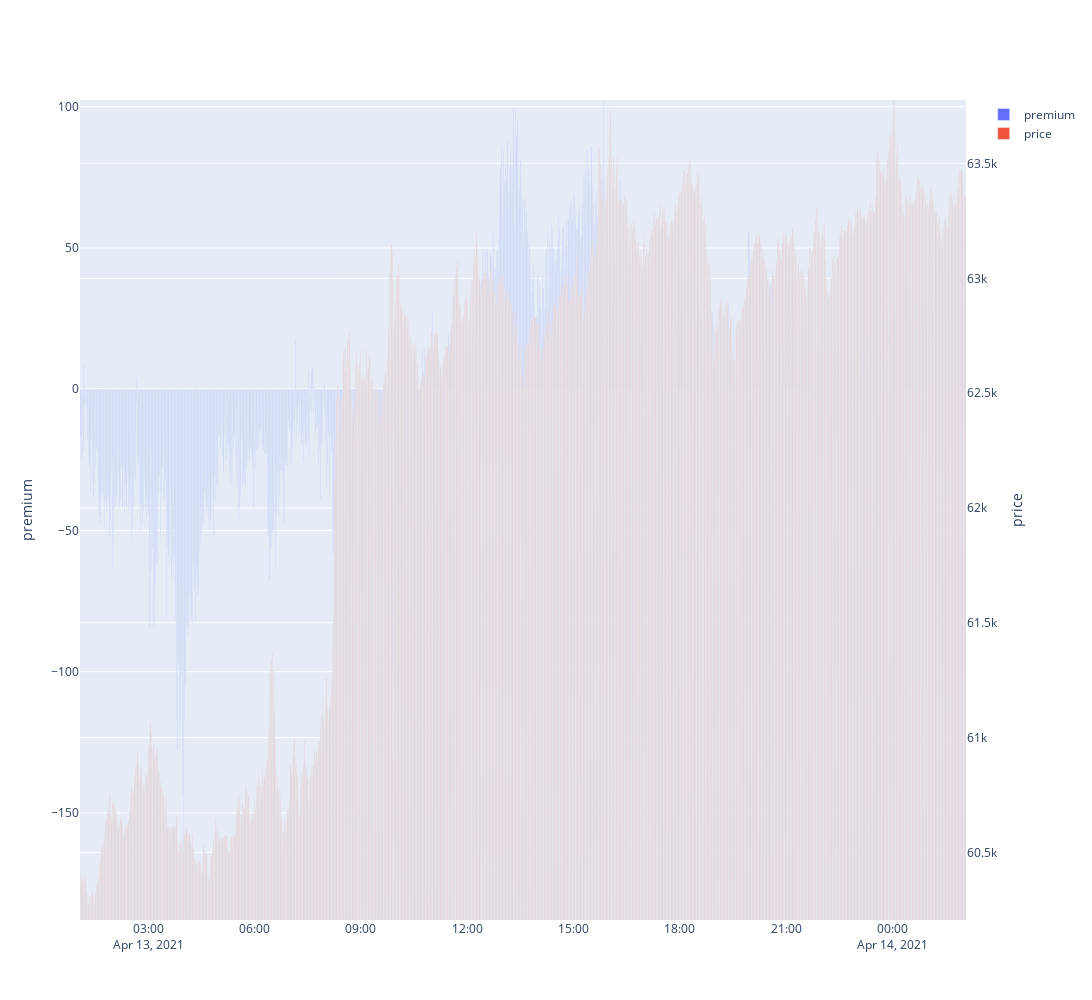

Notebook code for this chart:
### Code cell
# y1_min = df_coinbase
# y1_max = 

# y2_min = 
# y2_max = 




interval = 1500

import plotly.graph_objects as px
plot = px.Figure(data=[
        go.Bar(x=df_coinbase.datetime[:interval], y=df_coinbase.coinbase_premium_gap[:interval], yaxis='y', offsetgroup=1, name='premium'),
        go.Bar(x=df_coinbase.datetime[:interval], y=df_price.price_usd_close[:interval], yaxis='y2', offsetgroup=2, name='price')
        # go.Bar(x=df_coinbase.datetime[:50], y=df_coinbase.coinbase_premium_gap[:50], yaxis='y', offsetgroup=1, name='premium'),
        # go.Bar(x=df_coinbase.datetime[:50], y=df_price.price_usd_close[:50], yaxis='y2', offsetgroup=2, name='price')
    ],
    
    layout={
        'yaxis': {'title': 'premium'},
        'yaxis2': {'title': 'price', 'overlaying':'y', 'side': 'right'},
    })

plot.update_layout(height=1000, width=4000, barmode='group', yaxis=dict(range=[min_gap, max_gap]), yaxis2=dict(range=[min_price, max_price]))       
plot.show()

### Figure 1 — Plotly figure (JSON) as saved in the notebook; plotly's stock layout.template omitted (floating-point values rounded to 4 significant figures; data arrays with more than 128 entries replaced by an {"elided": "..."} marker saying what was removed)
{"data": [{"name": "premium", "offsetgroup": "1", "type": "bar", "x": {"elided": "1500 str values"}, "y": {"elided": "1500 float values"}, "yaxis": "y"}, {"name": "price", "offsetgroup": "2", "type": "bar", "x": {"elided": "1500 str values"}, "y": {"elided": "1500 float values"}, "yaxis": "y2"}], "layout": {"barmode": "group", "height": 1000, "width": 4000, "yaxis": {"range": [-187.9, 102.4], "title": {"text": "premium"}}, "yaxis2": {"overlaying": "y", "range": [60210.0, 63780.0], "side": "right", "title": {"text": "price"}}}}
